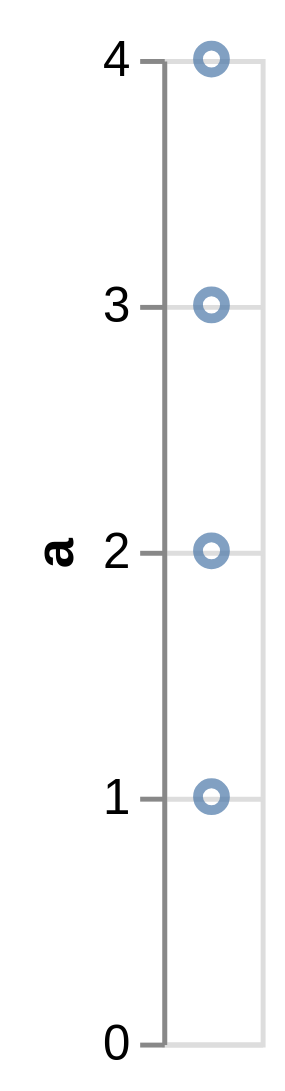

This figure's Vega-Lite source:
### Vega specification from a JSON file in a GitHub repository (floating-point values rounded to 4 significant figures)
{"$schema": "https://vega.github.io/schema/vega/v5.json", "background": "white", "padding": 5, "width": 20, "height": 200, "style": "cell", "data": [{"name": "source_0", "values": "a\n1\n2\n3\n4", "format": {"type": "csv"}}, {"name": "data_0", "source": "source_0", "transform": [{"type": "filter", "expr": "isValid(datum[\"a\"]) && isFinite(+datum[\"a\"])"}]}], "marks": [{"name": "marks", "type": "symbol", "style": ["point"], "from": {"data": "data_0"}, "encode": {"update": {"opacity": {"value": 0.7}, "fill": {"value": "transparent"}, "stroke": {"value": "#4c78a8"}, "ariaRoleDescription": {"value": "point"}, "description": {"signal": "\"\" + \"a\" + \": \" + (format(datum[\"a\"], \"\"))"}, "x": {"signal": "width", "mult": 0.5}, "y": {"scale": "y", "field": "a"}}}}], "scales": [{"name": "y", "type": "linear", "domain": {"data": "data_0", "field": "a"}, "range": [{"signal": "height"}, 0], "nice": true, "zero": true}], "axes": [{"scale": "y", "orient": "left", "grid": true, "tickCount": {"signal": "ceil(height/40)"}, "domain": false, "labels": false, "aria": false, "maxExtent": 0, "minExtent": 0, "ticks": false, "zindex": 0}, {"scale": "y", "orient": "left", "grid": false, "title": "a", "labelOverlap": true, "tickCount": {"signal": "ceil(height/40)"}, "zindex": 0}]}
